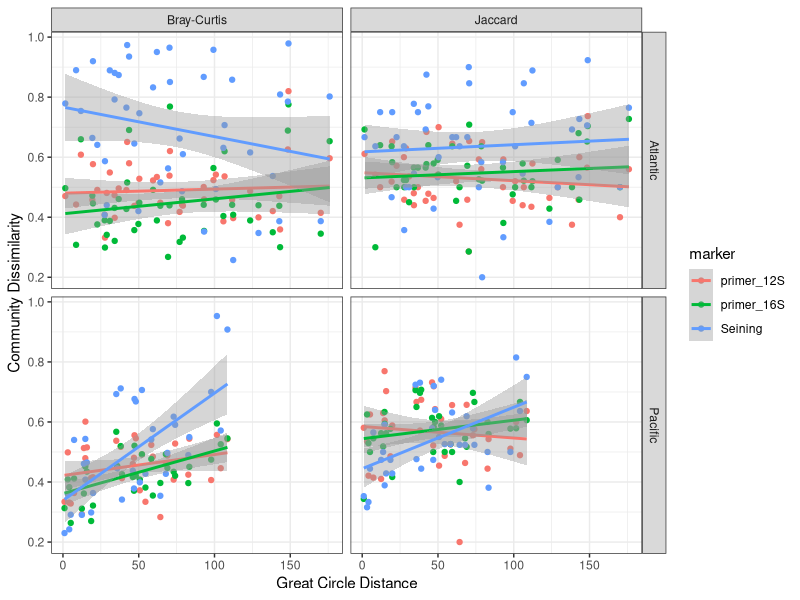
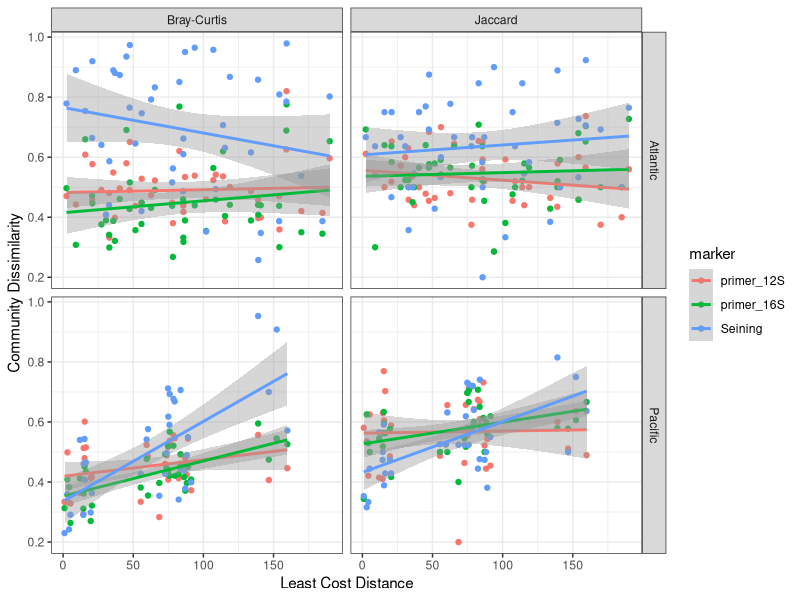

Reproduce these figures in R, in order.
## (Dis)Similarity analysis dataprep

#load libraries ---
library(tidyverse)
library(dplyr)
library(sf)
library(vegan)
library(tidyr)
library(readxl)



### Data Prep ----------------

#East coast data prep -----

  #read in the data with the official nomenclature to be matched with the site level data
  
  east_seining_nomenclature <- read_excel("data/Biodiveristy_Coastal.xlsx",sheet="east_seining")%>% #from seines
    data.frame()%>%
    rename(count = Number.of.fish)
  
  colnames(east_seining_nomenclature) <- gsub('\\.', '_',colnames(east_seining_nomenclature))%>%tolower()
  
  east_edna_nomenclature <- read_excel("data/Biodiveristy_Coastal.xlsx",sheet="east_edna")%>% #from eDNA
    data.frame()
  
  colnames(east_edna_nomenclature) <- gsub('\\.', '_',colnames(east_edna_nomenclature))%>%tolower()


  #East coast catch by site

    east_12S_step1 <- read_excel("data/iNEXT/data.iNEXT.xlsx",sheet="12S_east")%>% #10 sites in the east
                dplyr::select(1:11)%>%
                mutate(count = rowSums(.[,2:11]),
                       marker="12S")%>%
                suppressMessages()%>%
                left_join(.,east_edna_nomenclature%>%select(-e_16s_reads)%>%rename(count=e_12s_reads)%>%filter(!is.na(count)))%>%
                data.frame()%>%
                rename(spec = site) # better naming
                
      #summed counts for  "Chaetodontidae_Chaetodon_ocellatus_12S" "Clupeidae_Alosa_aestivalis_12S" are both 419 so we need a filter
      repeat_sp <- east_12S_step1%>%group_by(spec)%>%summarise(count=n())%>%filter(count>1)%>%pull(spec)
      
      #create a logical index to remove rows that were merged twice due tot he joint count of 419
        logical_index=rep(TRUE,nrow(east_12S_step1))  
        for(i in 1:nrow(east_12S_step1)){
          temp=east_12S_step1[i,]
              if(temp$spec %in% repeat_sp & grepl(temp$genus,temp$spec)){logical_index[i] <- FALSE} # mismatches can be found by id'ing those whose genus does not match the full name
        }
        
      #apply index to get rid of issue      
        east_12S <- east_12S_step1[logical_index,]
        
      #clean up the variables that can be used again later.   
        rm(east_12S_step1,temp,i,logical_index,repeat_sp)
    
    #16S has no duplicate counts so it merges without issue
   east_16S <- read_excel("data/iNEXT/data.iNEXT.xlsx",sheet="16S_east")%>% 
                dplyr::select(1:11)%>%
                mutate(count = rowSums(.[,2:11]),
                       marker="16S")%>%
                suppressMessages()%>%
                left_join(.,east_edna_nomenclature%>%select(-e_12s_reads)%>%rename(count=e_16s_reads)%>%filter(!is.na(count)))%>%
                data.frame()%>%
                rename(spec = site)%>% # better naming
                mutate(scientific_name = ifelse(scientific_name == "Ammodytes hexapterus | Ammodytes personatus",genus,scientific_name)) #two groups have the same grouping but a different genus name (AM2 and AM3)
    
   #Seining has 4 species that have the count of 1
    east_seining_step1 <- read_excel("data/iNEXT/data.iNEXT.xlsx",sheet="seining_east")%>% 
                    dplyr::select(1:11)%>%
                    mutate(count = rowSums(.[,2:11]),
                           marker="Seining")%>%
                    suppressMessages()%>%
                    rename(WRK02 = Wreck,
                           CON = Conrod,
                           TAE = TaylorEast,
                           TAW = TaylorWest,
                           MOS = Moosehead,
                           FAI = FiftyAcre, 
                           RSE = RoseBay,
                           CAB = Cable,
                           FRK = FranksGeorge,
                           PLS = PointPleasant)%>%
                    left_join(.,east_seining_nomenclature)%>%
                    rename(spec = site)%>% # better naming
                    dplyr::select(names(east_16S))%>%
                    data.frame() 
    
    #summed counts for "AmericanEel"  "Lumpfish" "MackerelScad" "RoughScad" are all 1 so we need a filter
    repeat_sp <- east_seining_step1%>%group_by(spec)%>%summarise(count=n())%>%filter(count>1)%>%pull(spec)
    
    #create a logical index to remove rows that were merged twice due tot he joint count of 419
    logical_index=rep(TRUE,nrow(east_seining_step1))  
    
    for(i in 1:nrow(east_seining_step1)){
      
      temp=east_seining_step1[i,]%>%
           mutate(common_name = tolower(gsub(" ","",common_name)),
                  spec2=tolower(spec))
      
      if(temp$spec %in% repeat_sp & temp$common_name != temp$spec2){logical_index[i] <- FALSE} # mismatches can be found by id'ing those whose genus does not match the full name
    }
    
    #apply index to get rid of issue      
    east_seining <- east_seining_step1[logical_index,]
    
    #clean up the variables that can be used again later.   
    rm(east_seining_step1,temp,i,logical_index,repeat_sp)
      
    
  east_samples <- rbind(east_12S,east_16S,east_seining)%>%
                    rename(species_code=spec)%>%
                    mutate( coast="east")%>%
                    data.frame()%>%
                    select(marker,index,family,genus,scientific_name,common_name,species_code,
                           TAW,PLS,TAE,FRK,RSE,MOS,FAI,WRK02,CAB,CON)
                    

#West coast data prep ---------
    west_seining_nomenclature <- read_excel("data/Biodiveristy_Coastal.xlsx",sheet="west_seining")%>%
      data.frame()%>%
      rename(count = Number.of.fish)
    
    colnames(west_seining_nomenclature) <- gsub('\\.', '_',colnames(west_seining_nomenclature))%>%tolower()
    
    west_edna_nomenclature <- read_excel("data/Biodiveristy_Coastal.xlsx",sheet="west_edna")%>%
      data.frame()
    
    colnames(west_edna_nomenclature) <- gsub('\\.', '_',colnames(west_edna_nomenclature))%>%tolower()
    
    
    #west coast catch by site
    west_12S <- read_excel("data/iNEXT/data.iNEXT.xlsx",sheet="12S_west")%>% #10 sites in the west
      dplyr::select(1:10)%>%
      mutate(count = rowSums(.[,2:10]),
             marker="12S")%>%
      suppressMessages()%>%
      left_join(.,west_edna_nomenclature%>%select(-w_16s_reads)%>%rename(count=w_12s_reads)%>%filter(!is.na(count)))%>%
      data.frame()%>%
      rename(spec = site, # better naming
             PB = PB_e) # not sure why this is named PB_e
    
    west_16S <- read_excel("data/iNEXT/data.iNEXT.xlsx",sheet="16S_west")%>% 
      dplyr::select(1:10)%>%
      mutate(count = rowSums(.[,2:10]),
             marker="16S")%>%
      suppressMessages()%>%
      left_join(.,west_edna_nomenclature%>%select(-w_12s_reads)%>%rename(count=w_16s_reads)%>%filter(!is.na(count)))%>%
      data.frame()%>%
      rename(spec = site, # better naming
             PB = PB_e) #not sure why this is named PB_e
    
    west_seining_step1 <- read_excel("data/iNEXT/data.iNEXT.xlsx",sheet="seining_west")%>% 
      dplyr::select(1:10)%>%
      mutate(count = rowSums(.[,2:10]),
             marker="Seining")%>%
      suppressMessages()%>%
      left_join(.,west_seining_nomenclature)%>%
      mutate(common_name = gsub("/"," ",common_name))%>%
      rename(spec = site)%>% # better naming
      dplyr::select(names(west_16S))%>%
      data.frame() 
    
    #summed counts for various species cause some issues. 
    repeat_sp <- west_seining_step1%>%group_by(spec)%>%summarise(count=n())%>%filter(count>1)%>%pull(spec)
    
    #create a logical index to remove rows that were merged twice due to the joint count of 419
    logical_index=rep(TRUE,nrow(west_seining_step1))  
    
    for(i in 1:nrow(west_seining_step1)){
      #step that will make the common_name match up to the common_name of the seine. 
      temp=west_seining_step1[i,]%>%
        mutate(common_name = tolower(gsub(" ","",common_name)), #fixes to some naming inconsistencies
               common_name = gsub("\\.","",common_name),
               common_name = gsub("-","",common_name),
               spec2=gsub("_"," ",spec)%>%tolower(),
               spec2=gsub(" ","",spec2),
               spec2=gsub("kelpsurfperch","kelpperch",spec2))#this was a change in the common name I noticed. 
      
      if(temp$spec %in% repeat_sp & temp$common_name != temp$spec2){logical_index[i] <- FALSE} # mismatches can be found by id'ing those whose genus does not match the full name
    }
    
    #apply index to get rid of issue      
    west_seining <- west_seining_step1[logical_index,]%>%
                    mutate(scientific_name=ifelse(spec =="Copper_QuillbackRockfish","Sebastes caurinus",scientific_name))#for some reason the full name of copper quillback rockfish was not spelled out. 
    
    #clean up the variables that can be used again later.   
    rm(west_seining_step1,temp,i,logical_index,repeat_sp)
    
    west_samples <- rbind(west_12S,west_16S,west_seining)%>%
      rename(species_code=spec)%>%
      mutate(coast="west")%>%
      data.frame()%>%
      select(marker,index,family,genus,scientific_name,common_name,species_code,
             PB,SS3,SS4,MB,SB,BB,PL,WS,MuB) # order of stations taken from the distance calculations. 
    
### Similarity analysis -----------------
    
   #read in the distances calculations
    west_gc <- read.csv("output/west_gcd_distances.csv")
    west_siteorder <- west_gc$X## this will be used to better line up the comparisons 
    rownames(west_gc) <- west_gc$X
    west_gc <- west_gc%>%dplyr::select(-X)
    
    west_lcd <- read.csv("output/west_lcp_distances.csv")
    rownames(west_lcd) <- west_lcd$X
    west_lcd <- west_lcd%>%dplyr::select(-X)
    
    east_gc <- read.csv("output/east_gcd_distances.csv")
    east_siteorder <- east_gc$X
    rownames(east_gc) <- east_gc$X
    east_gc <- east_gc%>%dplyr::select(-X)
    
    east_lcd <- read.csv("output/east_lcp_distances.csv")
    rownames(east_lcd) <- east_lcd $X
    east_lcd  <- east_lcd %>%dplyr::select(-X)
    
    
    #function to create the sample by species dataframes required to do the analysis
    simmilarity_format <- function(x,siteorder,PA=FALSE){
      
      x <- x%>%
        dplyr::select(c("scientific_name",siteorder))%>%
        mutate(scientific_name = gsub(" ","_",scientific_name))%>%
        gather("site","val",-scientific_name)%>%
        pivot_wider(names_from = scientific_name,values_from = val)%>%
        data.frame()
      
      rownames(x) <- x$site
      
      x <- x%>%dplyr::select(-site)
      
      #convert to binary (presence/absence)
      if(PA){x[x>0] <- 1} 
      
      return(x)
    }
  
  ## West Coast analysis
    
    #Jaccard 
    west_12S_sim_jaccard <- filter(west_samples,marker=="12S")%>%
                    simmilarity_format(.,siteorder = west_siteorder,PA=TRUE)%>%
                    vegdist(.,method="jaccard")
    
    west_16S_sim_jaccard <- filter(west_samples,marker=="16S")%>%
                    simmilarity_format(.,siteorder = west_siteorder,PA=TRUE)%>%
                    vegdist(.,method="jaccard")
    
    west_seining_sim_jaccard <- filter(west_samples,marker=="Seining")%>%
                        simmilarity_format(.,siteorder = west_siteorder,PA=TRUE)%>%
                        vegdist(.,method="jaccard")
    
    #Bray-Curtis
    west_12S_sim_bray <- filter(west_samples,marker=="12S")%>%
      simmilarity_format(.,siteorder = west_siteorder,PA=FALSE)%>%
      decostand(.,method="hellinger")%>%
      vegdist(.,method="bray")
    
    west_16S_sim_bray <- filter(west_samples,marker=="16S")%>%
      simmilarity_format(.,siteorder = west_siteorder,PA=FALSE)%>%
      decostand(.,method="hellinger")%>%
      vegdist(.,method="bray")
    
    west_seining_sim_bray <- filter(west_samples,marker=="Seining")%>%
      simmilarity_format(.,siteorder = west_siteorder,PA=FALSE)%>%
      decostand(.,method="hellinger")%>%
      vegdist(.,method="bray")
    
    
 ## East Coast analysis
    
    #Jaccard
    east_12S_sim_jaccard <- filter(east_samples,marker=="12S")%>%
      simmilarity_format(.,siteorder = east_siteorder,PA=TRUE)%>%
      vegdist(.,method="jaccard")
    
    east_16S_sim_jaccard <- filter(east_samples,marker=="16S")%>%
      simmilarity_format(.,siteorder = east_siteorder,PA=TRUE)%>%
      vegdist(.,method="jaccard")
    
    east_seining_sim_jaccard <- filter(east_samples,marker=="Seining")%>%
      mutate(scientific_name = ifelse(is.na(scientific_name),paste(family,genus,sep=""),scientific_name), #some aren't to the species level but they are the only ones wihtin that family/genus so we can count as an ~OTU
             scientific_name = gsub("daeNA","dae",scientific_name))%>%
      simmilarity_format(.,siteorder = east_siteorder,PA=TRUE)%>%
      vegdist(.,method="jaccard")
    
    #Bray-Curtis
    east_12S_sim_bray <- filter(east_samples,marker=="12S")%>%
      simmilarity_format(.,siteorder = east_siteorder,PA=FALSE)%>%
      decostand(.,method="hellinger")%>%
      vegdist(.,method="bray")
    
    east_16S_sim_bray <- filter(east_samples,marker=="16S")%>%
      simmilarity_format(.,siteorder = east_siteorder,PA=FALSE)%>%
      decostand(.,method="hellinger")%>%
      vegdist(.,method="bray")
    
    east_seining_sim_bray <- filter(east_samples,marker=="Seining")%>%
      mutate(scientific_name = ifelse(is.na(scientific_name),paste(family,genus,sep=""),scientific_name), #some aren't to the species level but they are the only ones wihtin that family/genus so we can count as an ~OTU
             scientific_name = gsub("daeNA","dae",scientific_name))%>%
      simmilarity_format(.,siteorder = east_siteorder,PA=FALSE)%>%
      decostand(.,method="hellinger")%>%
      vegdist(.,method="bray")
    
    
    #Stitch it together
    west_site_combo<- t(combn(colnames(as.matrix(west_seining_sim_jaccard)), 2))
    east_site_combo<- t(combn(colnames(as.matrix(east_seining_sim_jaccard)), 2))
    
    west_sim <- rbind(west_site_combo%>%
                   data.frame()%>%
                   rename(start=1,end=2)%>%
                   mutate(primer_12S = as.matrix(west_12S_sim_jaccard)[west_site_combo],
                          primer_16S = as.matrix(west_16S_sim_jaccard)[west_site_combo],
                          Seining = as.matrix(west_seining_sim_jaccard)[west_site_combo],
                          great_circle = as.matrix(west_gc)[west_site_combo],
                          least_cost_distance = as.matrix(west_lcd)[west_site_combo],
                          coast="Pacific",
                          dissim = "Jaccard"),
                   west_site_combo%>%
                     data.frame()%>%
                     rename(start=1,end=2)%>%
                     mutate(primer_12S = as.matrix(west_12S_sim_bray)[west_site_combo],
                            primer_16S = as.matrix(west_16S_sim_bray)[west_site_combo],
                            Seining = as.matrix(west_seining_sim_bray)[west_site_combo],
                            great_circle = as.matrix(west_gc)[west_site_combo],
                            least_cost_distance = as.matrix(west_lcd)[west_site_combo],
                            coast="Pacific",
                            dissim = "Bray-Curtis"))
    
    east_sim <- rbind(east_site_combo%>%
                        data.frame()%>%
                        rename(start=1,end=2)%>%
                        mutate(primer_12S = as.matrix(east_12S_sim_jaccard)[east_site_combo],
                               primer_16S = as.matrix(east_16S_sim_jaccard)[east_site_combo],
                               Seining = as.matrix(east_seining_sim_jaccard)[east_site_combo],
                               great_circle = as.matrix(east_gc)[east_site_combo],
                               least_cost_distance = as.matrix(east_lcd)[east_site_combo],
                               coast="Atlantic",
                               dissim = "Jaccard"),
                      east_site_combo%>%
                        data.frame()%>%
                        rename(start=1,end=2)%>%
                        mutate(primer_12S = as.matrix(east_12S_sim_bray)[east_site_combo],
                               primer_16S = as.matrix(east_16S_sim_bray)[east_site_combo],
                               Seining = as.matrix(east_seining_sim_bray)[east_site_combo],
                               great_circle = as.matrix(east_gc)[east_site_combo],
                               least_cost_distance = as.matrix(east_lcd)[east_site_combo],
                               coast="Atlantic",
                               dissim = "Bray-Curtis"))
    
    #one unified dataframe
    simmilarity_df <- rbind(west_sim,east_sim)
    
    
### Plot the data -----------
    
    range01 <- function(x){(x-min(x))/(max(x)-min(x))}
    
    ggplot(data=simmilarity_df%>%
             gather("marker","val",primer_12S,primer_16S,Seining),
           aes(x=great_circle,y=val,col=marker,group=marker))+
      geom_point()+
      labs(x="Great Circle Distance",y="Community Dissimilarity")+
      facet_grid(coast~dissim)+
      theme_bw()+
      stat_smooth(method="lm")
    
    ggplot(data=simmilarity_df%>%gather("marker","val",primer_12S,primer_16S,Seining),
           aes(x=least_cost_distance,y=val,col=marker,group=marker))+
      geom_point()+
      labs(x="Least Cost Distance",y="Community Dissimilarity")+
      facet_grid(coast~dissim)+
      theme_bw()+
      stat_smooth(method="lm")
    
    mod_lcp <- glm(great_circle~marker*coast,data=simmilarity_df%>%gather("marker","val",primer_12S,primer_16S,Seining)%>%filter(dissim=="Jaccard"))
    
    summary(mod_lcp)
    summary(mod_lcp)$coefficient
    
